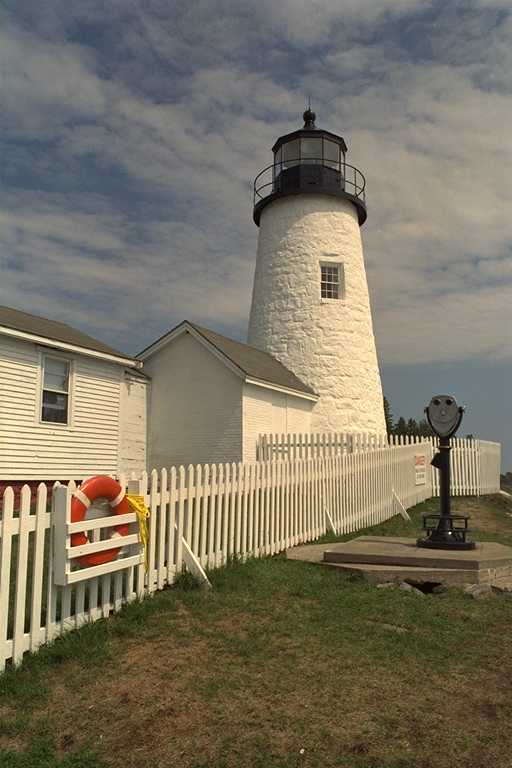
//> input picture 01-scale/1.png, 512 x 768 px
$ ./main   (built with g++ and OpenCV 4)
//> lines starting //> are read from the running program, lines starting //| are printed output that depends on the picture
#include <opencv2/core.hpp>
#include <opencv2/imgcodecs.hpp>
#include <opencv2/highgui.hpp>
#include <opencv2/imgproc.hpp>
#include <iostream>
#include <stdio.h>
#include <time.h>
#include <omp.h>
using namespace cv;
using namespace std;
clock_t start() {
	return clock();
}

double finish(clock_t start) {
	return (double)(clock() - start) / CLOCKS_PER_SEC;
}

void resize_personal_wo_optimize(cv::Mat& src, cv::Mat& dst, const Size& size, double fx = 0, double fy = 0) {
	int dst_rows = round(fx*src.rows);
	int dst_cols = round(fy*src.cols);
	if (!size.empty()) {
		dst_rows = size.height;
		dst_cols = size.width;
		fx = (double)dst_rows / src.rows;
		fy = (double)dst_cols / src.cols;
	}
	dst = cv::Mat(dst_rows, dst_cols, src.type());
	for (int i = 0; i < dst.rows; i++) {
		double index_i = (i + 0.5) / fx - 0.5;
		if (index_i < 0) index_i = 0;
		if (index_i >= src.rows - 1) index_i = src.rows - 1;
		int i1 = floor(index_i);
		int i2 = ceil(index_i);
		double u = index_i - i1;
		for (int j = 0; j < dst.cols; j++) {
			double index_j = (j + 0.5) / fy - 0.5;
			if (index_j < 0) index_j = 0;
			if (index_j >= src.cols - 1) index_j = src.cols - 1;
			int j1 = floor(index_j);
			int j2 = ceil(index_j);
			double v = index_j - j1;
			dst.at<cv::Vec3b>(i, j)[0] = (1 - u)*(1 - v)*src.at<cv::Vec3b>(i1, j1)[0] + (1 - u)*v*src.at<cv::Vec3b>(i1, j2)[0] + u * (1 - v)*src.at<cv::Vec3b>(i2, j1)[0] + u * v*src.at<cv::Vec3b>(i2, j2)[0];
			dst.at<cv::Vec3b>(i, j)[1] = (1 - u)*(1 - v)*src.at<cv::Vec3b>(i1, j1)[1] + (1 - u)*v*src.at<cv::Vec3b>(i1, j2)[1] + u * (1 - v)*src.at<cv::Vec3b>(i2, j1)[1] + u * v*src.at<cv::Vec3b>(i2, j2)[1];
			dst.at<cv::Vec3b>(i, j)[2] = (1 - u)*(1 - v)*src.at<cv::Vec3b>(i1, j1)[2] + (1 - u)*v*src.at<cv::Vec3b>(i1, j2)[2] + u * (1 - v)*src.at<cv::Vec3b>(i2, j1)[2] + u * v*src.at<cv::Vec3b>(i2, j2)[2];
		}
	}
}

// 经过五次运行取平均后发现，优化后的代码实现了5.16倍的加速比，本机器是Intel i7 7700，4核8线程，官方手册给出的超线程可以提高
// 30%的性能，可知理论上多核并行运行该代码时最大加速比应为4+4*0.3=5.2，该优化是有效的，但是相比opencv官方实现给出的24倍加速比
// 本代码还是有着很大的差距，推测问题可能出在访寸上，做双线性插值时，由于需要不同的两行的数据，可能导致cache出现抖动。具体的优化
// 方案可以是将矩阵拆分成适合存入缓存行的大小小块，并将每个小块分配给各个线程。所以后续使用MapReduce进行拆分和规约是可行的。
void resize_personal(cv::Mat& src, cv::Mat& dst, const Size& size ,double fx = 0, double fy = 0) {
	auto src_rows = src.rows;           // 使用自动变量，方便存在寄存器中
	auto src_cols = src.cols;
	auto isSizeEmpty = size.empty();
	auto dst_rows = isSizeEmpty ? round(fx * src_rows) : size.height;  // 条件传送语句，使得流水线充盈
	auto dst_cols = isSizeEmpty ? round(fy * src_cols) : size.width;
	auto ifx = isSizeEmpty ? 1.0 / fx : (double)src_rows / dst_rows;  // 将缩放参数翻转，从而避免在循环中出现耗时的除法操作
	auto ify = isSizeEmpty ? 1.0 / fy : (double)src_cols / dst_cols;

	dst = cv::Mat(dst_rows, dst_cols, src.type());
// vs不支持collapse循环展开，所以这里只能展开单层循环
#pragma omp parallel for schedule(dynamic)
	for (int i = 0; i < dst.rows; i++) {
		double index_i = (i + 0.5) * ifx - 0.5;
		//double index_i = (i ) * ifx ;
		if (index_i < 0) index_i = 0;
		if (index_i >= src.rows - 1) index_i = src.rows - 1;
		int i1 = floor(index_i);
		int i2 = ceil(index_i);
		double u = index_i - i1;
		for (int j = 0; j < dst.cols; j++) {

			double index_j = (j + 0.5) * ify - 0.5;
			//double index_j = (j ) * ify;
			if (index_j < 0) index_j = 0;
			if (index_j >= src.cols - 1) index_j = src.cols - 1;
			int j1 = floor(index_j);
			int j2 = ceil(index_j);
			double v = index_j - j1;
			dst.at<cv::Vec3b>(i, j)[0] = (1 - u)*(1 - v)*src.at<cv::Vec3b>(i1, j1)[0] + (1 - u)*v*src.at<cv::Vec3b>(i1, j2)[0] + u * (1 - v)*src.at<cv::Vec3b>(i2, j1)[0] + u * v*src.at<cv::Vec3b>(i2, j2)[0];
			dst.at<cv::Vec3b>(i, j)[1] = (1 - u)*(1 - v)*src.at<cv::Vec3b>(i1, j1)[1] + (1 - u)*v*src.at<cv::Vec3b>(i1, j2)[1] + u * (1 - v)*src.at<cv::Vec3b>(i2, j1)[1] + u * v*src.at<cv::Vec3b>(i2, j2)[1];
			dst.at<cv::Vec3b>(i, j)[2] = (1 - u)*(1 - v)*src.at<cv::Vec3b>(i1, j1)[2] + (1 - u)*v*src.at<cv::Vec3b>(i1, j2)[2] + u * (1 - v)*src.at<cv::Vec3b>(i2, j1)[2] + u * v*src.at<cv::Vec3b>(i2, j2)[2];
		}
	}
}

void help(char **argv) {
	fprintf(stdout, "The program %s scale image to a specific size recive 3 augment \n \
		\t[path] image path\n \
		\t[rows] target image height\n \
		\t[cols] target image width\n", argv[0]);
}

int main(int argc, char** argv)
{
	int rows;
	int cols;
	Mat img, img_offical, img_personal;
	if (argc == 4) {
		help(argv);
		rows = atoi(argv[2]);
		cols = atoi(argv[3]);
		img = imread(argv[1], IMREAD_COLOR);
	}
	else {
		rows = 900;
		cols = 900;
		img = imread("1.png", IMREAD_COLOR);
//> img is the input picture: 768 rows x 512 cols, CV_8UC3; mean B, G, R 98.2, 115.5, 122.5
	}


	if (img.empty())
	{
		fprintf(stderr, "Could not open or find the image");
		return -1;
	}

	// 1. 显示原图
	namedWindow("Origin Image", WINDOW_AUTOSIZE);
	imshow("Origin Image", img);

	// 2. 显示官方resize实现结果
	clock_t s = start();
	resize(img, img_offical, Size(cols, rows));
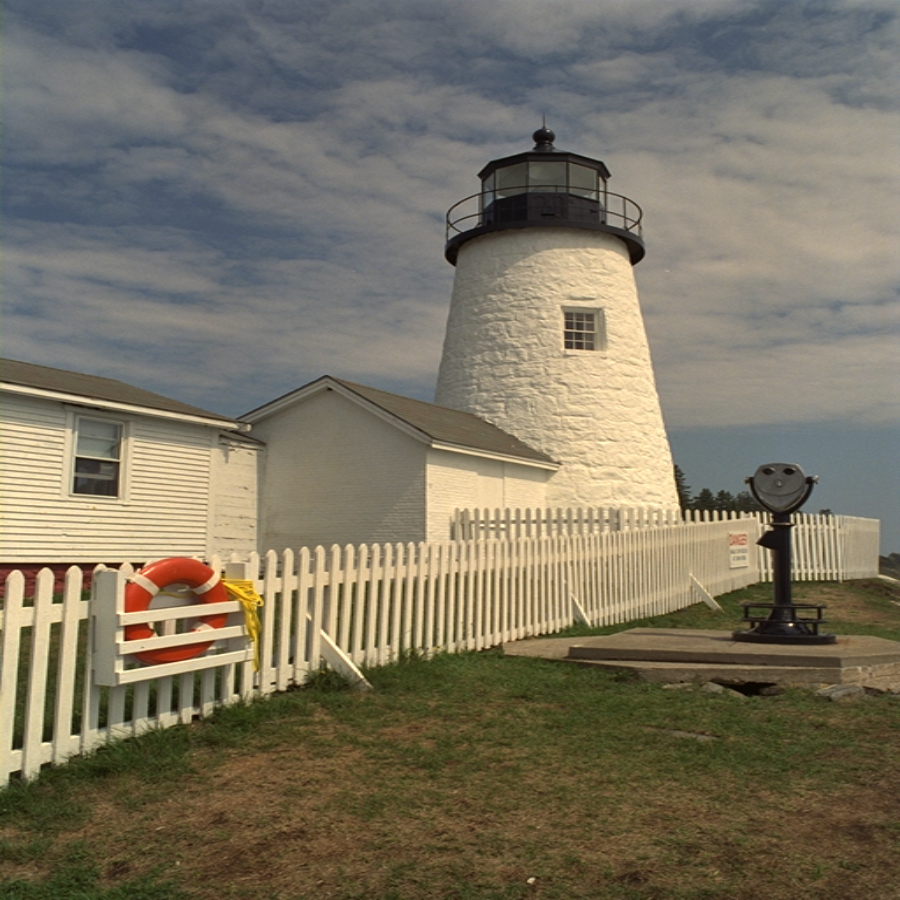
//> img_offical: 900 rows x 900 cols, CV_8UC3; mean B, G, R 98, 115.4, 122.4
	printf("<<<<<Official Resize Duration: %lf>>>>>>>\n", finish(s));
	namedWindow("Official Resized Image", WINDOW_AUTOSIZE);
	imshow("Official Resized Image", img_offical);


	// 3. 显示个人resize实现结果
	s = start();

	resize_personal(img, img_personal, Size(cols, rows));
//> in resize_personal, `auto dst_rows = isSizeEmpty ? round(fx * src_rows) : size.height;`: dst_rows = 900
//> in resize_personal, `auto ifx = isSizeEmpty ? 1.0 / fx : (double)src_rows / dst_rows;`: ifx = 0.853
//> in resize_personal, `auto ify = isSizeEmpty ? 1.0 / fy : (double)src_cols / dst_cols;`: ify = 0.569
//> in resize_personal, `dst = cv::Mat(dst_rows, dst_cols, src.type());`: dst: 900 rows x 900 cols, CV_8UC3; every value is 0
//> the loop in resize_personal, `for (int i = 0; i < dst.rows; i++)` made 900 passes
//> (i1, i2, u) on passes 2 to 4: (0, 1, 0.78), (1, 2, 0.633), (2, 3, 0.487)
	printf("<<<<<Personal Resize Duration: %lf>>>>>>>\n", finish(s));
	namedWindow("Personal Resized Image", WINDOW_AUTOSIZE);
	imshow("Personal Resized Image", img_personal);


	Mat diffImg = img_offical - img_personal;
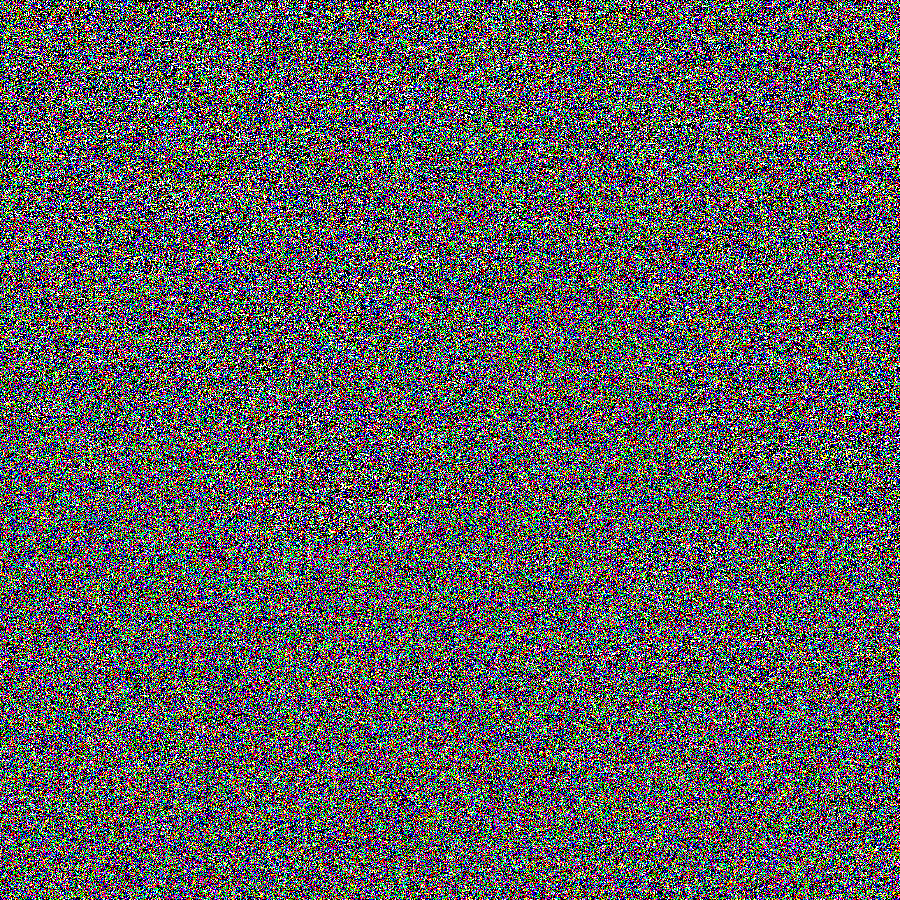
//> diffImg: 900 rows x 900 cols, CV_8UC3; mean B, G, R 0.374, 0.372, 0.372; drawn with 1 as white
	imshow("Difference of two achievement", diffImg);

	waitKey(0); // 任意键退出
	return 0;
}
